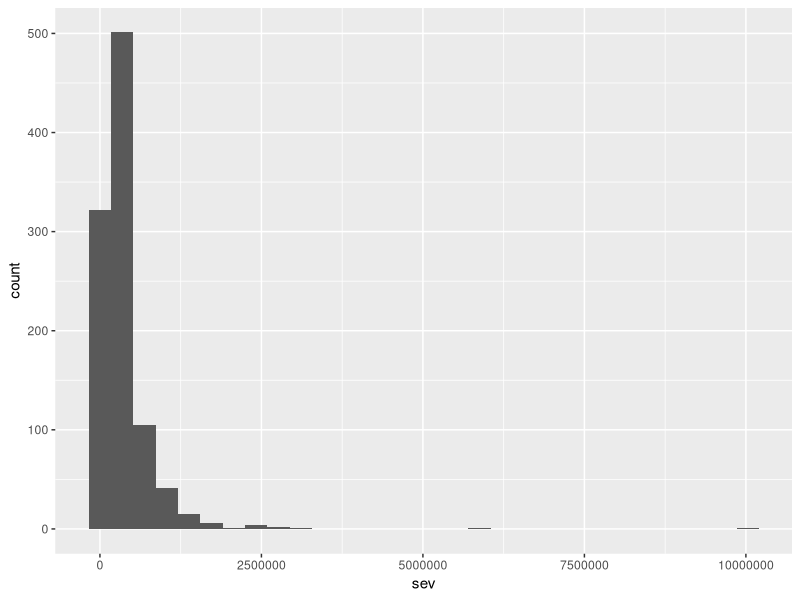

This figure's R source:
## ---- chunk 1
options(scipen=999)
knitr::opts_chunk$set(collapse = TRUE)
## ---- chunk 2
# set the seed so we can reproduce the simulation
set.seed(1234)

expected_freq <- 10

# generate a single frequency from the poisson distribution
freq <- rpois(n = 1, lambda = expected_freq)

# generate `freq` severities.  Each severity represents the ultimate value of 1 claim 
# we will use the lognormal distribution here
sev <- rlnorm(n = freq, meanlog = 9, sdlog = 1.75)

# view the results
sev
## ---- chunk 3
library(dplyr)
library(purrr)

# number of observations
n <- 1000
# generate many frequencies from the poisson distribution
freqs <- rpois(n = n, lambda = expected_freq)

# generate `freq` severities.  Each severity represents the ultimate value of 1 claim 
obs <- purrr::map(freqs, function(freq) rlnorm(n = freq, meanlog = 9, sdlog = 1.75))

# tidy up the data
i <- 0
obs <- purrr::map(obs, function(sev) {
  i <<- i + 1
  data_frame(
    ob = i,
    sev = sev
  )
})

obs <- dplyr::bind_rows(obs)
head(obs, 10)
## ---- chunk 4
library(ggplot2)

# aggregate claim severities by observation
obs_total <- obs %>%
  group_by(ob) %>%
  summarise(sev = sum(sev))

ggplot(obs_total, aes(sev)) +
  geom_histogram()
## ---- chunk 5
quantile(obs_total$sev, probs = c(0.5, 0.75, 0.9, 0.95, 0.99))

summary(obs_total$sev)
## ---- chunk 6
# cap claims at 250K
obs <- obs %>%
  dplyr::mutate(sev_250K = if_else(sev > 250000, 250000, sev))
## ---- chunk 7
# cap each observation at an aggregate stop loss
stop_loss <- 1000000

obs_agg <- obs %>%
  dplyr::group_by(ob) %>%
  dplyr::summarise(
    sev = sum(sev),
    sev_250K = sum(sev_250K)) %>%
  dplyr::mutate(
    sev_agg = if_else(sev > stop_loss, stop_loss, sev),
    sev_capped_agg = if_else(sev_250K > stop_loss, stop_loss, sev_250K)
  )

summary(obs_agg)
